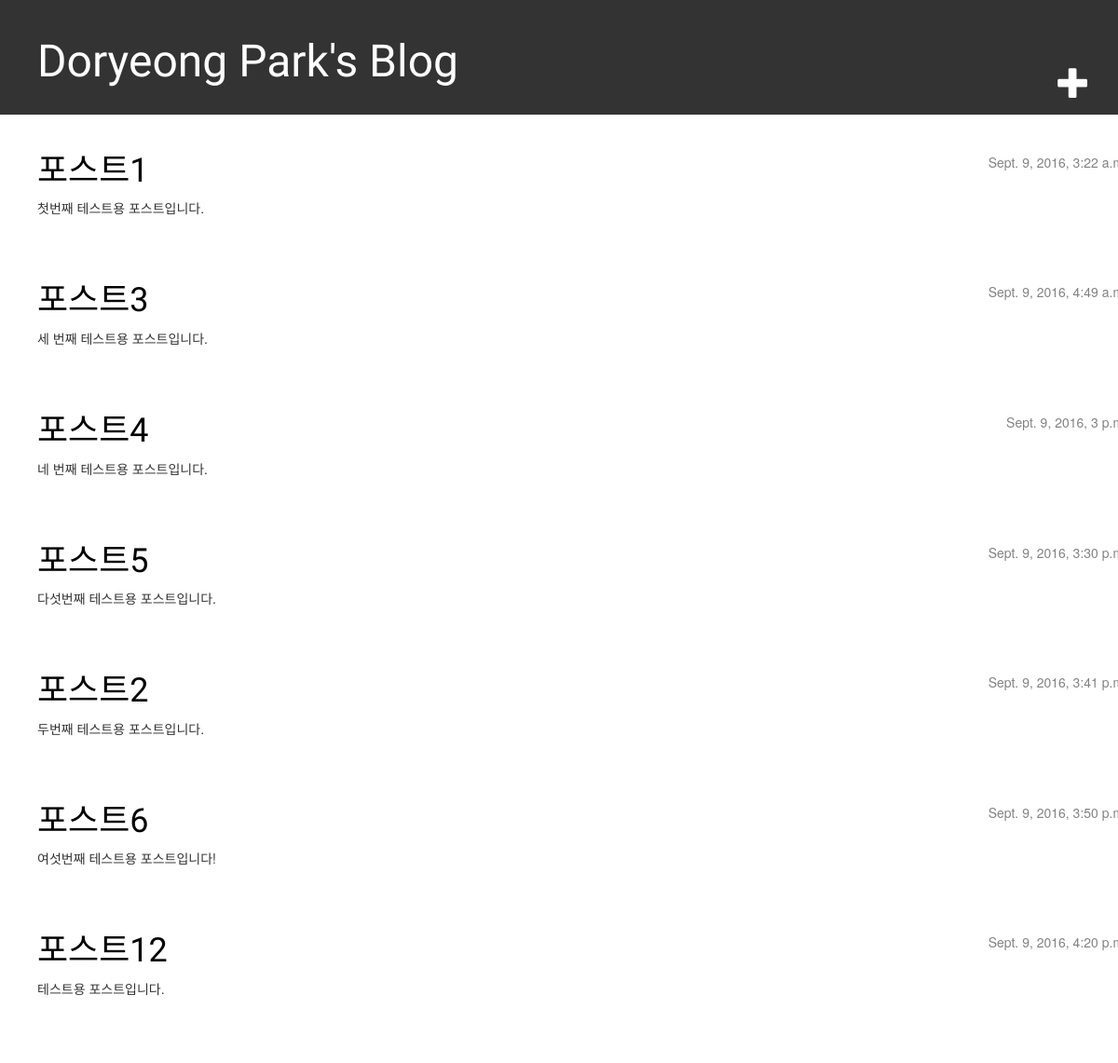
The page / on the database its author committed.
### blog/models.py (models this page shows, shortened)
class Post(models.Model):
    author = models.ForeignKey(settings.AUTH_USER_MODEL)
    title = models.CharField(max_length=200)
    text = models.TextField()
    created_date = models.DateTimeField(default=timezone.now)
    published_date = models.DateTimeField(blank=True, null=True)

### blog/views.py (the view)
# urls.py: url(r'^$', views.post_list, name='post_list'),
def post_list(request):
    posts = Post.objects.filter(published_date__lte=timezone.now()).order_by('published_date')
    return render(request, 'blog/post_list.html', {'posts': posts})

### blog/templates/blog/post_list.html
{% extends "blog/base.html" %} {% block content %} {% for post in posts %}
<div class="post">
    <div class="date">
        {{ post.published_date }}
    </div>
    <h1><a href="{% url 'post_detail' pk=post.pk %}">{{ post.title }}</a></h1>
    <p>{{ post.text|linebreaks }}</p>
</div>
{% endfor %} {% endblock %}

### blog/static/css/blog.css (style rules this page uses)
h1 a { color: #FCA205; font-family: 'Lobster'; }
h1, h2, h3, h4 { font-family: 'Lobster', cursive; }
.date { float: right; color: #828282; }
.post { margin-bottom: 70px; }
.post h1 a, .post h1 a:visited { color: #000000; }

### rows shown on the page
Post: published_date "Sept. 9, 2016, 3:22…", title "포스트1", text "첫번째 테스트용 포스트입니다."
Post: published_date "Sept. 9, 2016, 4:49…", title "포스트3", text "세 번째 테스트용 포스트입니다."
Post: published_date "Sept. 9, 2016, 3…", title "포스트4", text "네 번째 테스트용 포스트입니다."
Post: published_date "Sept. 9, 2016, 3:30…", title "포스트5", text "다섯번째 테스트용 포스트입니다."
Post: published_date "Sept. 9, 2016, 3:41…", title "포스트2", text "두번째 테스트용 포스트입니다."
Post: published_date "Sept. 9, 2016, 3:50…", title "포스트6", text "여섯번째 테스트용 포스트입니다!"
Post: published_date "Sept. 9, 2016, 4:20…", title "포스트12", text "테스트용 포스트입니다."
